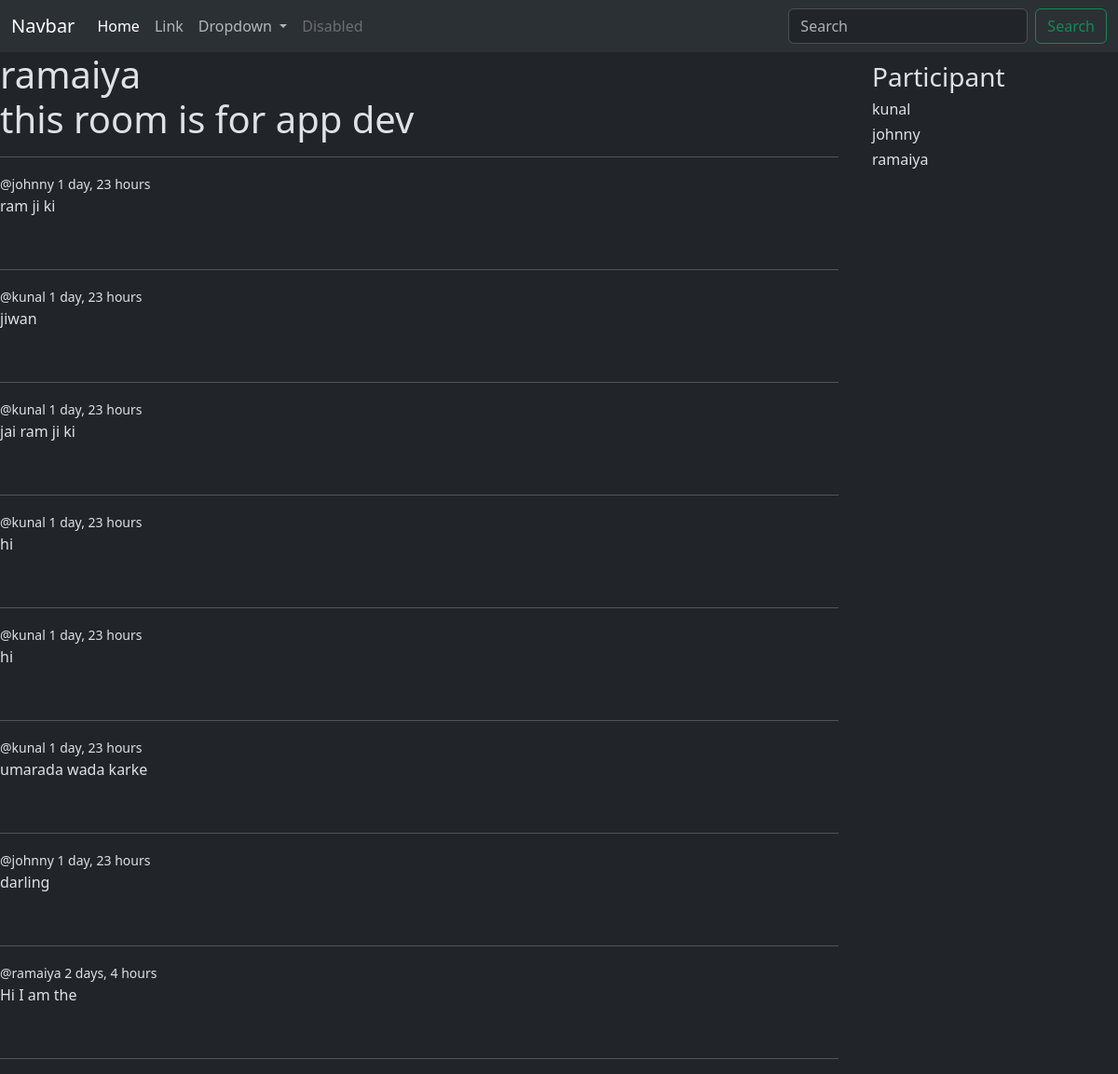
/room/5/, run on the app's committed database.
### base/models.py (models this page shows, shortened)
class Room(models.Model):
    topic=models.ForeignKey(Topic,on_delete=models.SET_NULL,null=True)
    name=models.CharField(max_length=100)
    host=models.ForeignKey(User,on_delete=models.SET_NULL,null=True)
    description=models.CharField(max_length=200)
    participant=models.ManyToManyField(User,related_name='participant',blank=True)
    updated=models.DateTimeField(auto_now=True)
    created=models.DateTimeField(auto_now_add=True)
    class Meta:
        ordering=['-updated','-created']

class Message(models.Model):
    user=models.ForeignKey(User,on_delete=models.SET_NULL,null=True)
    text=models.TextField()
    room=models.ForeignKey(Room,on_delete=models.CASCADE)
    updated=models.DateTimeField(auto_now=True)
    created=models.DateTimeField(auto_now_add=True)
    class Meta:
        ordering=['-updated','-created']

### base/views.py (the view, shortened to what this page needs)
# urls.py: path('room/<str:pk>/',views.room,name="room"),
def room(request,pk):
    room=Room.objects.get(id=pk)
    participants=room.participant.all()
    room_message=room.message_set.all().order_by('-created')
    context={'room':room,'room_messages':room_message,'participants':participants}
    return render(request,'base/room.html',context)

### base/templates/base/room.html (shortened to what this page needs)
{% extends "layout.html" %}
{% block content %}
<div class="home">
    <div class="message-container">
        <h1>
            {{room.host.username}}<br>
            {{room.name}}
        </h1>
        <hr>
         {% for message in room_messages  %}
         <small class="small">@{{message.user}} {{message.created | timesince}} </small>
         <p>{{message.text}}</p>
         <br><hr>
         {% endfor %}
    </div>
    <div class="participants">
        <div style="margin: 10px; margin-left:3vw">
            <h3>Participant</h3>
            {% for participant in participants %}
                <h6>{{participant.username}}</h6>
            {% endfor %}
        </div>
    </div>
</div>
{% endblock content %}

### base/templates/base/room.html (style rules this page uses)
.home { display:grid; grid-template-columns: 3fr 1fr; }

### data on the page
Room: host.username "ramaiya", name "this room is for app dev"
Message: user "johnny", created "1 day, 23 hours", text "ram ji ki"
Message: user "kunal", created "1 day, 23 hours", text "jiwan"
Message: user "kunal", created "1 day, 23 hours", text "jai ram ji ki"
Message: user "kunal", created "1 day, 23 hours", text "hi"
Message: user "kunal", created "1 day, 23 hours", text "hi"
Message: user "kunal", created "1 day, 23 hours", text "umarada wada karke"
Message: user "johnny", created "1 day, 23 hours", text "darling"
Message: user "ramaiya", created "2 days, 4 hours", text "Hi I am the"

### other printed values
{{ participant.username }} "kunal"
{{ participant.username }} "johnny"
{{ participant.username }} "ramaiya"
